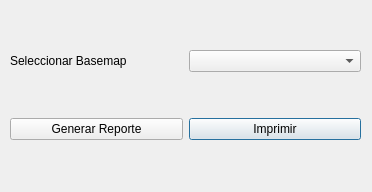
<?xml version="1.0" encoding="UTF-8"?>
<ui version="4.0">
 <class>Dialog</class>
 <widget class="QDialog" name="Dialog">
  <property name="geometry">
   <rect>
    <x>0</x>
    <y>0</y>
    <width>372</width>
    <height>192</height>
   </rect>
  </property>
  <property name="windowTitle">
   <string>Dialog</string>
  </property>
  <widget class="QWidget" name="gridLayoutWidget">
   <property name="geometry">
    <rect>
     <x>10</x>
     <y>10</y>
     <width>351</width>
     <height>171</height>
    </rect>
   </property>
   <layout class="QGridLayout" name="gridLayout">
    <item row="1" column="1">
     <widget class="QPushButton" name="pushButton_2">
      <property name="text">
       <string>Imprimir</string>
      </property>
     </widget>
    </item>
    <item row="0" column="1">
     <widget class="QComboBox" name="combo_basemap"/>
    </item>
    <item row="0" column="0">
     <widget class="QLabel" name="label_2">
      <property name="text">
       <string>Seleccionar Basemap</string>
      </property>
     </widget>
    </item>
    <item row="1" column="0">
     <widget class="QPushButton" name="pushButton">
      <property name="text">
       <string>Generar Reporte</string>
      </property>
     </widget>
    </item>
   </layout>
  </widget>
 </widget>
 <resources/>
 <connections/>
</ui>
